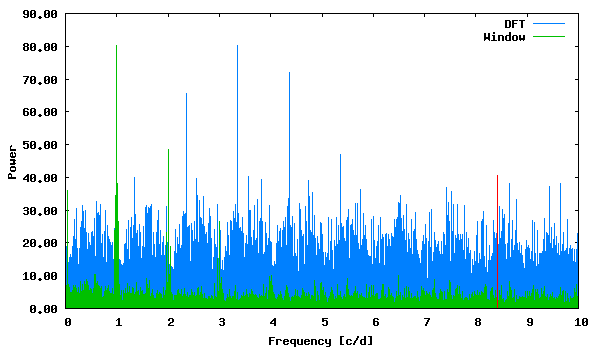

Recreate this plot in gnuplot.
set term png size 600,350 medium
set colors classic
set output "phase_lc_15.deeming.png"
set xlabel "Frequency [c/d]"
set ylabel "Power"
set format y "%5.2f"
plot "deeming.periodogram" using 1:2 with lines linecolor 3 title "DFT", "deeming.periodogram" using 1:3 with lines linecolor 2 title "Window", "<echo '8.422650 40.55540286'" with impulses linecolor 1 title ""
 
